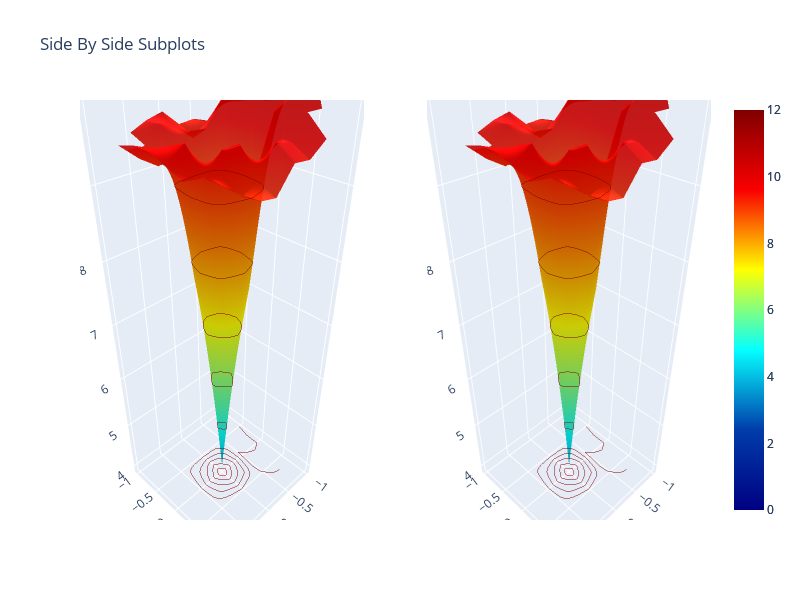

Here is the notebook cell this chart was saved with:
### Code cell
fig = make_subplots(
    rows=1, cols=2,
    specs=[[{'type': 'surface'}, {'type': 'surface'}]])
           
           

fig.add_trace(
    go.Surface(
            x=xcoord_mesh, y=ycoord_mesh, z=np.log(loss_list), cmin=0,cmax=12, colorscale='Jet', opacity=0.9,
            contours=go.surface.Contours(z=go.surface.contours.Z(show=True, usecolormap=True, project=dict(z=True), ),
                                         )
        ),
    row=1, col=1
)

fig.add_trace(
    go.Surface(
            x=xcoord_mesh, y=ycoord_mesh, z=np.log(loss_list), cmin=0,cmax=12, colorscale='Jet', opacity=0.9,
            contours=go.surface.Contours(z=go.surface.contours.Z(show=True, usecolormap=True, project=dict(z=True), ),
                                         )
        ),
    row=1, col=2
)



fig.update_layout(height=600, width=800, title_text="Side By Side Subplots")
fig.show()

### Figure 1 — Plotly figure (JSON) as saved in the notebook; plotly's stock layout.template omitted (floating-point values rounded to 4 significant figures)
{"data": [{"cmax": 12, "cmin": 0, "colorscale": [[0, "rgb(0,0,131)"], [0.2, "rgb(0,60,170)"], [0.4, "rgb(5,255,255)"], [0.6, "rgb(255,255,0)"], [0.8, "rgb(250,0,0)"], [1, "rgb(128,0,0)"]], "contours": {"z": {"project": {"z": true}, "show": true, "usecolormap": true}}, "opacity": 0.9, "scene": "scene", "type": "surface", "x": [[-1, -0.75, -0.5, -0.25, 0, 0.25, 0.5, 0.75, 1], [-1, -0.75, -0.5, -0.25, 0, 0.25, 0.5, 0.75, 1], [-1, -0.75, -0.5, -0.25, 0, 0.25, 0.5, 0.75, 1], [-1, -0.75, -0.5, -0.25, 0, 0.25, 0.5, 0.75, 1], [-1, -0.75, -0.5, -0.25, 0, 0.25, 0.5, 0.75, 1], [-1, -0.75, -0.5, -0.25, 0, 0.25, 0.5, 0.75, 1], [-1, -0.75, -0.5, -0.25, 0, 0.25, 0.5, 0.75, 1], [-1, -0.75, -0.5, -0.25, 0, 0.25, 0.5, 0.75, 1], [-1, -0.75, -0.5, -0.25, 0, 0.25, 0.5, 0.75, 1]], "y": [[-1, -1, -1, -1, -1, -1, -1, -1, -1], [-0.75, -0.75, -0.75, -0.75, -0.75, -0.75, -0.75, -0.75, -0.75], [-0.5, -0.5, -0.5, -0.5, -0.5, -0.5, -0.5, -0.5, -0.5], [-0.25, -0.25, -0.25, -0.25, -0.25, -0.25, -0.25, -0.25, -0.25], [0, 0, 0, 0, 0, 0, 0, 0, 0], [0.25, 0.25, 0.25, 0.25, 0.25, 0.25, 0.25, 0.25, 0.25], [0.5, 0.5, 0.5, 0.5, 0.5, 0.5, 0.5, 0.5, 0.5], [0.75, 0.75, 0.75, 0.75, 0.75, 0.75, 0.75, 0.75, 0.75], [1, 1, 1, 1, 1, 1, 1, 1, 1]], "z": [[null, null, 9.467, 9.449, 9.642, 9.585, 9.487, null, null], [null, 9.688, 9.49, 9.332, 9.495, 9.6, 9.395, 9.406, null], [10.06, 9.715, 9.79, 9.496, 9.516, 9.351, 9.227, 9.372, 9.57], [10.15, 9.781, 9.874, 7.453, 6.414, 7.749, 9.498, 9.538, 9.627], [10.14, 9.803, 10.08, 6.628, 4.035, 6.683, 9.255, 9.62, 9.623], [10.42, 10.37, 10.4, 7.619, 6.443, 7.62, 9.307, 9.705, 9.544], [10.4, 10.49, 9.971, 9.867, 9.269, 9.64, 9.642, 9.4, 9.447], [null, 9.8, 9.841, 9.611, 9.656, 9.346, 9.228, 9.42, null], [null, null, 9.636, 9.482, 9.507, 9.225, 9.262, null, null]]}, {"cmax": 12, "cmin": 0, "colorscale": [[0, "rgb(0,0,131)"], [0.2, "rgb(0,60,170)"], [0.4, "rgb(5,255,255)"], [0.6, "rgb(255,255,0)"], [0.8, "rgb(250,0,0)"], [1, "rgb(128,0,0)"]], "contours": {"z": {"project": {"z": true}, "show": true, "usecolormap": true}}, "opacity": 0.9, "scene": "scene2", "type": "surface", "x": [[-1, -0.75, -0.5, -0.25, 0, 0.25, 0.5, 0.75, 1], [-1, -0.75, -0.5, -0.25, 0, 0.25, 0.5, 0.75, 1], [-1, -0.75, -0.5, -0.25, 0, 0.25, 0.5, 0.75, 1], [-1, -0.75, -0.5, -0.25, 0, 0.25, 0.5, 0.75, 1], [-1, -0.75, -0.5, -0.25, 0, 0.25, 0.5, 0.75, 1], [-1, -0.75, -0.5, -0.25, 0, 0.25, 0.5, 0.75, 1], [-1, -0.75, -0.5, -0.25, 0, 0.25, 0.5, 0.75, 1], [-1, -0.75, -0.5, -0.25, 0, 0.25, 0.5, 0.75, 1], [-1, -0.75, -0.5, -0.25, 0, 0.25, 0.5, 0.75, 1]], "y": [[-1, -1, -1, -1, -1, -1, -1, -1, -1], [-0.75, -0.75, -0.75, -0.75, -0.75, -0.75, -0.75, -0.75, -0.75], [-0.5, -0.5, -0.5, -0.5, -0.5, -0.5, -0.5, -0.5, -0.5], [-0.25, -0.25, -0.25, -0.25, -0.25, -0.25, -0.25, -0.25, -0.25], [0, 0, 0, 0, 0, 0, 0, 0, 0], [0.25, 0.25, 0.25, 0.25, 0.25, 0.25, 0.25, 0.25, 0.25], [0.5, 0.5, 0.5, 0.5, 0.5, 0.5, 0.5, 0.5, 0.5], [0.75, 0.75, 0.75, 0.75, 0.75, 0.75, 0.75, 0.75, 0.75], [1, 1, 1, 1, 1, 1, 1, 1, 1]], "z": [[null, null, 9.467, 9.449, 9.642, 9.585, 9.487, null, null], [null, 9.688, 9.49, 9.332, 9.495, 9.6, 9.395, 9.406, null], [10.06, 9.715, 9.79, 9.496, 9.516, 9.351, 9.227, 9.372, 9.57], [10.15, 9.781, 9.874, 7.453, 6.414, 7.749, 9.498, 9.538, 9.627], [10.14, 9.803, 10.08, 6.628, 4.035, 6.683, 9.255, 9.62, 9.623], [10.42, 10.37, 10.4, 7.619, 6.443, 7.62, 9.307, 9.705, 9.544], [10.4, 10.49, 9.971, 9.867, 9.269, 9.64, 9.642, 9.4, 9.447], [null, 9.8, 9.841, 9.611, 9.656, 9.346, 9.228, 9.42, null], [null, null, 9.636, 9.482, 9.507, 9.225, 9.262, null, null]]}], "layout": {"height": 600, "scene": {"domain": {"x": [0, 0.45], "y": [0, 1]}}, "scene2": {"domain": {"x": [0.55, 1], "y": [0, 1]}}, "title": {"text": "Side By Side Subplots"}, "width": 800}}
